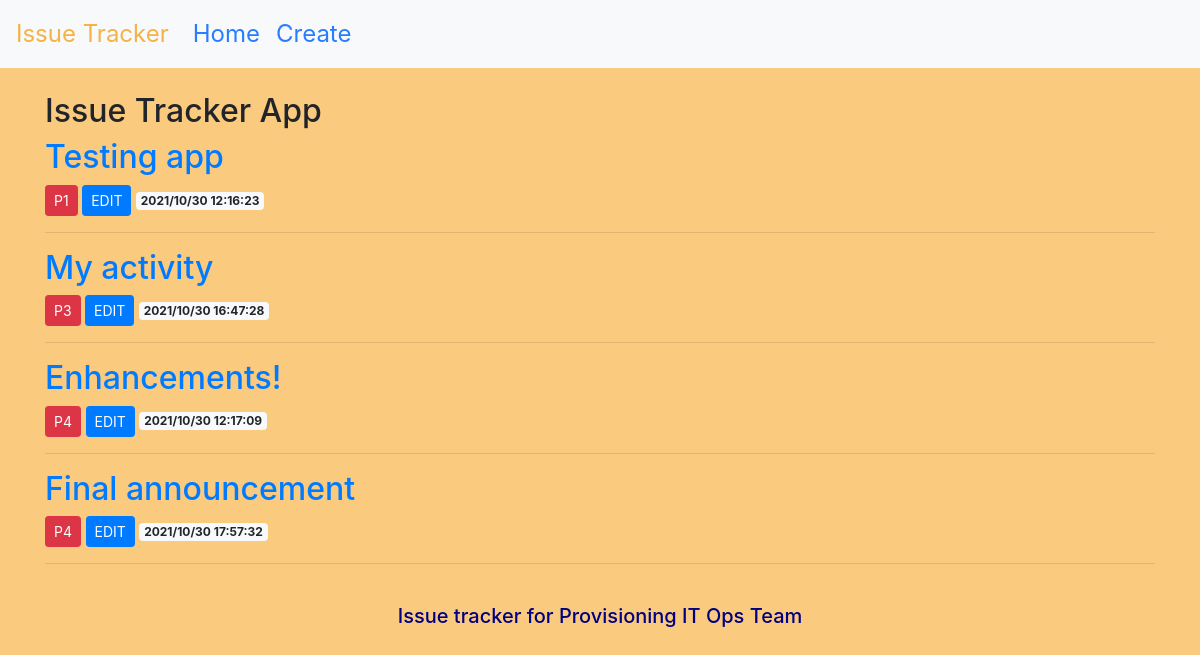
Before: /issue-tracker with the older database file.
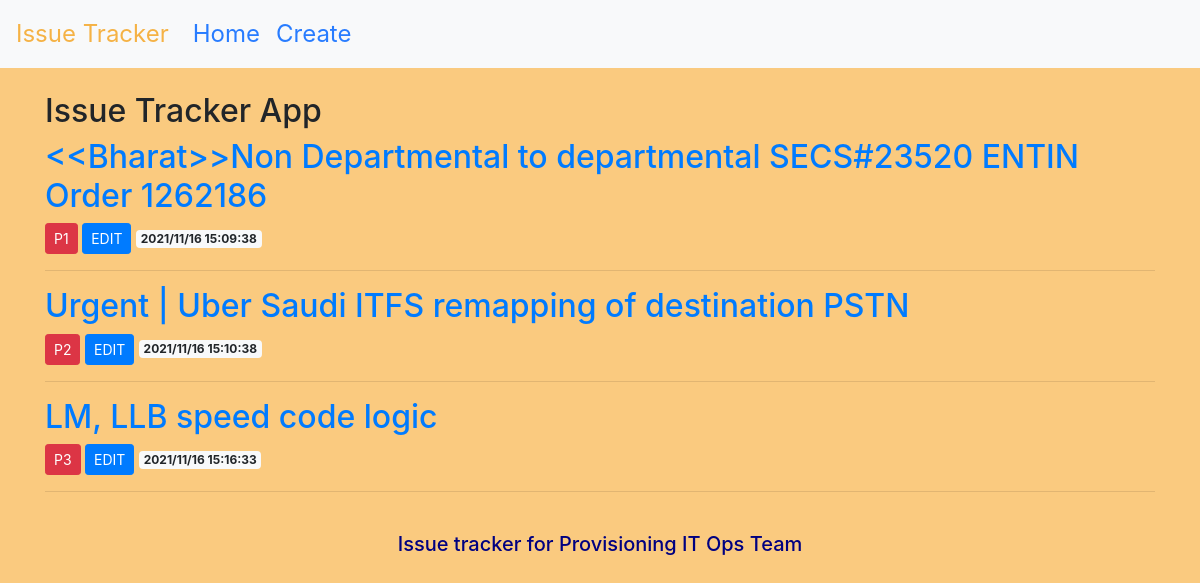
After: the same page with the newer database file.
### tables this page shows
CREATE TABLE posts (
    id integer primary key autoincrement,
    -- created timestamp DATE not null default (datetime('now','localtime')),
    created text not null,
    title text not null,
    content text not null,
    priority text not null
);

### index.py (the view)
@app.route('/issue-tracker')
def index():
    try:
        conn = database_connection()
        posts = conn.execute('select * from posts order by priority, id asc').fetchall()
        conn.close()
        return render_template('index.html', posts=posts)
    except Exception as e:
        print("Error occured at mainpage")

### index.py (called while the page is built)
def database_connection():
    conn = sqlite3.connect('database.db', timeout=2)
    conn.row_factory = sqlite3.Row
    return conn

### templates/index.html
{% extends 'base.html' %}
{% block content %}
    <h2>{% block title %} Issue Tracker App {% endblock %}</h2>
    {% for post in posts %}
        <a href="{{ url_for('post', id=post['id']) }}">
            <h2>{{ post['title'] }}</h2>
        </a>
        <span class="btn btn-danger btn-sm">{{ post['priority'] }}</span>
        <a href="{{ url_for('edit', id1=post['id']) }}">
            <span class="btn btn-primary btn-sm">EDIT</span>
        </a>
        <span class="badge bg-light">{{ post['created'] }}</span>
        <hr>
    {% endfor %}
{% endblock %}

### templates/base.html (shortened to what this page needs)
<!DOCTYPE html>
<html lang="en">
<head>
    <link rel="stylesheet" href="{{url_for('static', filename='css/style.css')}}">
    <link rel="stylesheet" href="https://stackpath.bootstrapcdn.com/bootstrap/4.3.1/css/bootstrap.min.css">
</head>
<body>
    <nav class="navbar navbar-expand-lg navbar-light bg-light">
        <a class="navbar-brand" href="/issue-tracker">Issue Tracker</a>
        <div class="collapse navbar-collapse" id="navbarSupportedContent">
          <ul class="navbar-nav mr-auto">
            <li class="nav-item active">
              <a class="nav-link" href="/issue-tracker">Home <span class="sr-only">(current)</span></a>
            </li>
            <li class="nav-item active">
              <a class="nav-link" href="{{url_for('create')}}">Create
              </a>
            </li>
        </div>
      </nav>
      <div class="container">
        <br>
        {% block content %} {% endblock %}
    </div>
    <br>
    <div class="content">
      <h5>Issue tracker for Provisioning IT Ops Team</h5>
    </div>
</body>
</html>

### static/css/style.css (style rules this page uses)
body { margin: 0; font-family: -apple-system,BlinkMacSystemFont,"Segoe UI",Roboto,"Helvetica Neue",Arial,"Noto Sans",sans-serif,"Apple Color Emoji","Segoe UI Emoji","Segoe UI Symbol","Noto Color Emoji"; font-size: 1rem; font-weight: 400; line-height: 1.5; color: #212529; text-align: left; }
body { background-color: #faca7f !important; }
.nav-link { color: #287cff !important; font-size: x-large !important; }
.navbar-light, .navbar-brand { color:#f5b245 !important; font-size: x-large !important; }
.content { color: navy; text-align:center; }

Changed rows visible on the page:
removed posts: title "My activity", priority "P3", created "2021/10/30 16:47:28"
removed posts: title "Final announcement", priority "P4", created "2021/10/30 17:57:32"
changed posts: title "Testing app" → "<<Bharat>>Non Departmental to departmental SECS#23520 ENTIN Order 1262186"; created "2021/10/30 12:16:23" → "2021/11/16 15:09:38"
changed posts: title "Enhancements!" → "Urgent | Uber Saudi ITFS remapping of destination PSTN"; priority "P4" → "P2"; created "2021/10/30 12:17:09" → "2021/11/16 15:10:38"
added posts: title "LM, LLB speed code logic", priority "P3", created "2021/11/16 15:16:33"
